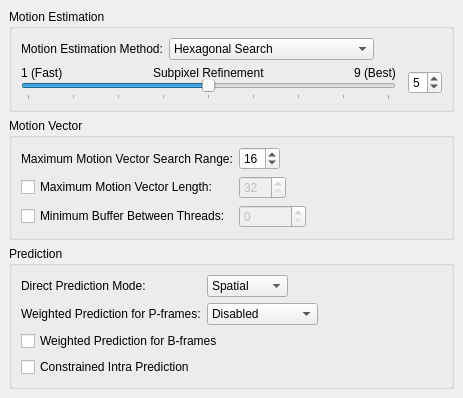
     <widget class="QWidget" name="tab_2">
      <attribute name="title">
       <string>Motion</string>
      </attribute>
      <layout class="QVBoxLayout">
       <property name="spacing">
        <number>6</number>
       </property>
       <property name="margin">
        <number>9</number>
       </property>
       <item>
        <widget class="QGroupBox" name="groupBox_11">
         <property name="title">
          <string>Motion Estimation</string>
         </property>
         <layout class="QVBoxLayout">
          <property name="spacing">
           <number>6</number>
          </property>
          <property name="margin">
           <number>9</number>
          </property>
          <item>
           <layout class="QHBoxLayout">
            <property name="spacing">
             <number>6</number>
            </property>
            <property name="margin">
             <number>0</number>
            </property>
            <item>
             <widget class="QLabel" name="label_38">
              <property name="text">
               <string>Motion Estimation Method:</string>
              </property>
             </widget>
            </item>
            <item>
             <layout class="QHBoxLayout">
              <property name="spacing">
               <number>6</number>
              </property>
              <property name="margin">
               <number>0</number>
              </property>
              <item>
               <widget class="QComboBox" name="meMethodComboBox">
                <property name="currentIndex">
                 <number>1</number>
                </property>
                <item>
                 <property name="text">
                  <string>Diamond Search</string>
                 </property>
                </item>
                <item>
                 <property name="text">
                  <string>Hexagonal Search</string>
                 </property>
                </item>
                <item>
                 <property name="text">
                  <string>Uneven Multi-hexagonal Search</string>
                 </property>
                </item>
                <item>
                 <property name="text">
                  <string>Exhaustive Search</string>
                 </property>
                </item>
                <item>
                 <property name="text">
                  <string>Hadamard Exhaustive Search</string>
                 </property>
                </item>
               </widget>
              </item>
              <item>
               <spacer name="spacer_10">
                <property name="orientation">
                 <enum>Qt::Horizontal</enum>
                </property>
                <property name="sizeHint" stdset="0">
                 <size>
                  <width>0</width>
                  <height>0</height>
                 </size>
                </property>
               </spacer>
              </item>
             </layout>
            </item>
           </layout>
          </item>
          <item>
           <layout class="QHBoxLayout">
            <property name="spacing">
             <number>6</number>
            </property>
            <property name="margin">
             <number>0</number>
            </property>
            <item>
             <layout class="QHBoxLayout">
              <property name="spacing">
               <number>12</number>
              </property>
              <property name="margin">
               <number>0</number>
              </property>
              <item>
               <layout class="QVBoxLayout">
                <property name="spacing">
                 <number>0</number>
                </property>
                <property name="margin">
                 <number>0</number>
                </property>
                <item>
                 <layout class="QHBoxLayout">
                  <property name="spacing">
                   <number>0</number>
                  </property>
                  <property name="margin">
                   <number>0</number>
                  </property>
                  <item>
                   <widget class="QLabel" name="label_35">
                    <property name="text">
                     <string>1 (Fast)</string>
                    </property>
                   </widget>
                  </item>
                  <item>
                   <spacer name="spacer_11">
                    <property name="orientation">
                     <enum>Qt::Horizontal</enum>
                    </property>
                    <property name="sizeHint" stdset="0">
                     <size>
                      <width>0</width>
                      <height>0</height>
                     </size>
                    </property>
                   </spacer>
                  </item>
                  <item>
                   <widget class="QLabel" name="label_36">
                    <property name="text">
                     <string>Subpixel Refinement</string>
                    </property>
                   </widget>
                  </item>
                  <item>
                   <spacer name="spacer_13">
                    <property name="orientation">
                     <enum>Qt::Horizontal</enum>
                    </property>
                    <property name="sizeHint" stdset="0">
                     <size>
                      <width>0</width>
                      <height>0</height>
                     </size>
                    </property>
                   </spacer>
                  </item>
                  <item>
                   <widget class="QLabel" name="label_37">
                    <property name="text">
                     <string>9 (Best)</string>
                    </property>
                   </widget>
                  </item>
                 </layout>
                </item>
                <item>
                 <widget class="QSlider" name="meSlider">
                  <property name="sizePolicy">
                   <sizepolicy hsizetype="Preferred" vsizetype="Fixed">
                    <horstretch>0</horstretch>
                    <verstretch>0</verstretch>
                   </sizepolicy>
                  </property>
                  <property name="minimumSize">
                   <size>
                    <width>375</width>
                    <height>0</height>
                   </size>
                  </property>
                  <property name="minimum">
                   <number>1</number>
                  </property>
                  <property name="maximum">
                   <number>9</number>
                  </property>
                  <property name="pageStep">
                   <number>1</number>
                  </property>
                  <property name="value">
                   <number>5</number>
                  </property>
                  <property name="orientation">
                   <enum>Qt::Horizontal</enum>
                  </property>
                  <property name="tickPosition">
                   <enum>QSlider::TicksBelow</enum>
                  </property>
                 </widget>
                </item>
               </layout>
              </item>
              <item>
               <widget class="QSpinBox" name="meSpinBox">
                <property name="minimum">
                 <number>1</number>
                </property>
                <property name="maximum">
                 <number>9</number>
                </property>
                <property name="value">
                 <number>5</number>
                </property>
               </widget>
              </item>
             </layout>
            </item>
            <item>
             <spacer name="spacer_12">
              <property name="orientation">
               <enum>Qt::Horizontal</enum>
              </property>
              <property name="sizeHint" stdset="0">
               <size>
                <width>0</width>
                <height>0</height>
               </size>
              </property>
             </spacer>
            </item>
           </layout>
          </item>
         </layout>
        </widget>
       </item>
       <item>
        <widget class="QGroupBox" name="groupBox_19">
         <property name="title">
          <string>Motion Vector</string>
         </property>
         <layout class="QVBoxLayout">
          <property name="spacing">
           <number>6</number>
          </property>
          <property name="margin">
           <number>9</number>
          </property>
          <item>
           <layout class="QGridLayout">
            <property name="margin">
             <number>0</number>
            </property>
            <property name="spacing">
             <number>6</number>
            </property>
            <item row="1" column="1">
             <layout class="QHBoxLayout">
              <property name="spacing">
               <number>6</number>
              </property>
              <property name="margin">
               <number>0</number>
              </property>
              <item>
               <widget class="QSpinBox" name="mvLengthSpinBox">
                <property name="enabled">
                 <bool>false</bool>
                </property>
                <property name="minimum">
                 <number>32</number>
                </property>
                <property name="maximum">
                 <number>512</number>
                </property>
               </widget>
              </item>
              <item>
               <spacer name="spacer_14">
                <property name="orientation">
                 <enum>Qt::Horizontal</enum>
                </property>
                <property name="sizeHint" stdset="0">
                 <size>
                  <width>0</width>
                  <height>0</height>
                 </size>
                </property>
               </spacer>
              </item>
             </layout>
            </item>
            <item row="1" column="0">
             <widget class="QCheckBox" name="mvLengthCheckBox">
              <property name="text">
               <string>Maximum Motion Vector Length:</string>
              </property>
             </widget>
            </item>
            <item row="2" column="1">
             <layout class="QHBoxLayout">
              <property name="spacing">
               <number>6</number>
              </property>
              <property name="margin">
               <number>0</number>
              </property>
              <item>
               <widget class="QSpinBox" name="minThreadBufferSpinBox">
                <property name="enabled">
                 <bool>false</bool>
                </property>
                <property name="minimum">
                 <number>0</number>
                </property>
                <property name="maximum">
                 <number>2147483647</number>
                </property>
                <property name="singleStep">
                 <number>1</number>
                </property>
                <property name="value">
                 <number>0</number>
                </property>
               </widget>
              </item>
              <item>
               <spacer name="spacer_16">
                <property name="orientation">
                 <enum>Qt::Horizontal</enum>
                </property>
                <property name="sizeHint" stdset="0">
                 <size>
                  <width>0</width>
                  <height>0</height>
                 </size>
                </property>
               </spacer>
              </item>
             </layout>
            </item>
            <item row="0" column="1">
             <layout class="QHBoxLayout">
              <property name="spacing">
               <number>6</number>
              </property>
              <property name="margin">
               <number>0</number>
              </property>
              <item>
               <widget class="QSpinBox" name="mvRangeSpinBox">
                <property name="maximum">
                 <number>64</number>
                </property>
                <property name="value">
                 <number>16</number>
                </property>
               </widget>
              </item>
              <item>
               <spacer name="spacer_15">
                <property name="orientation">
                 <enum>Qt::Horizontal</enum>
                </property>
                <property name="sizeHint" stdset="0">
                 <size>
                  <width>0</width>
                  <height>0</height>
                 </size>
                </property>
               </spacer>
              </item>
             </layout>
            </item>
            <item row="2" column="0">
             <widget class="QCheckBox" name="minThreadBufferCheckBox">
              <property name="text">
               <string>Minimum Buffer Between Threads:</string>
              </property>
             </widget>
            </item>
            <item row="0" column="0">
             <widget class="QLabel" name="label_39">
              <property name="text">
               <string>Maximum Motion Vector Search Range:</string>
              </property>
             </widget>
            </item>
           </layout>
          </item>
         </layout>
        </widget>
       </item>
       <item>
        <widget class="QGroupBox" name="groupBox_18">
         <property name="title">
          <string>Prediction</string>
         </property>
         <layout class="QGridLayout">
          <property name="margin">
           <number>9</number>
          </property>
          <property name="spacing">
           <number>6</number>
          </property>
          <item row="0" column="0">
           <layout class="QGridLayout">
            <property name="margin">
             <number>0</number>
            </property>
            <property name="spacing">
             <number>6</number>
            </property>
            <item row="1" column="1">
             <layout class="QHBoxLayout">
              <property name="spacing">
               <number>6</number>
              </property>
              <property name="margin">
               <number>0</number>
              </property>
              <item>
               <widget class="QComboBox" name="weightedPPredictComboBox">
                <item>
                 <property name="text">
                  <string>Disabled</string>
                 </property>
                </item>
                <item>
                 <property name="text">
                  <string>Blind Offset</string>
                 </property>
                </item>
                <item>
                 <property name="text">
                  <string>Smart Analysis</string>
                 </property>
                </item>
               </widget>
              </item>
              <item>
               <spacer name="spacer_18">
                <property name="orientation">
                 <enum>Qt::Horizontal</enum>
                </property>
                <property name="sizeHint" stdset="0">
                 <size>
                  <width>0</width>
                  <height>0</height>
                 </size>
                </property>
               </spacer>
              </item>
             </layout>
            </item>
            <item row="0" column="0">
             <widget class="QLabel" name="label_40">
              <property name="text">
               <string>Direct Prediction Mode:</string>
              </property>
             </widget>
            </item>
            <item row="1" column="0">
             <widget class="QLabel" name="lblWeightedPPredict">
              <property name="text">
               <string>Weighted Prediction for P-frames:</string>
              </property>
             </widget>
            </item>
            <item row="0" column="1">
             <layout class="QHBoxLayout">
              <property name="spacing">
               <number>6</number>
              </property>
              <property name="margin">
               <number>0</number>
              </property>
              <item>
               <widget class="QComboBox" name="predictModeComboBox">
                <property name="currentIndex">
                 <number>1</number>
                </property>
                <item>
                 <property name="text">
                  <string>None</string>
                 </property>
                </item>
                <item>
                 <property name="text">
                  <string>Spatial</string>
                 </property>
                </item>
                <item>
                 <property name="text">
                  <string>Temporal</string>
                 </property>
                </item>
                <item>
                 <property name="text">
                  <string>Auto</string>
                 </property>
                </item>
               </widget>
              </item>
              <item>
               <spacer name="spacer_17">
                <property name="orientation">
                 <enum>Qt::Horizontal</enum>
                </property>
                <property name="sizeHint" stdset="0">
                 <size>
                  <width>0</width>
                  <height>0</height>
                 </size>
                </property>
               </spacer>
              </item>
             </layout>
            </item>
           </layout>
          </item>
          <item row="1" column="0">
           <widget class="QCheckBox" name="weightedPredictCheckBox">
            <property name="text">
             <string>Weighted Prediction for B-frames</string>
            </property>
           </widget>
          </item>
          <item row="2" column="0">
           <widget class="QCheckBox" name="constrainedIntraCheckBox">
            <property name="text">
             <string>Constrained Intra Prediction</string>
            </property>
           </widget>
          </item>
         </layout>
        </widget>
       </item>
       <item>
        <spacer name="spacer_19">
         <property name="orientation">
          <enum>Qt::Vertical</enum>
         </property>
         <property name="sizeHint" stdset="0">
          <size>
           <width>0</width>
           <height>0</height>
          </size>
         </property>
        </spacer>
       </item>
      </layout>
     </widget>
